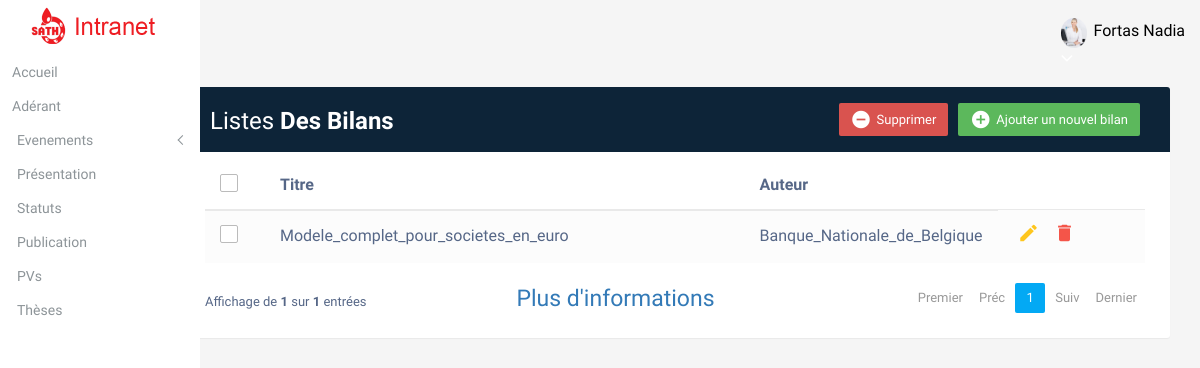
The app's page /bil.php with its own data.
### tables this page shows
CREATE TABLE IF NOT EXISTS `bilans` (
  `id` int(11) NOT NULL AUTO_INCREMENT,
  `titre` varchar(255) NOT NULL,
  `type` varchar(255) NOT NULL,
  `auteur` varchar(255) NOT NULL,
  `date_creation` date NOT NULL,
  `date_publication` date NOT NULL,
  `fichier` varchar(255) NOT NULL,
  `lien` varchar(255) NOT NULL,
  `etat` tinyint(1) NOT NULL,
  PRIMARY KEY (`id`)
);

### bil.php (the view, shortened to what this page needs)
    <link rel="stylesheet" href="css/bootstrap.min.css">
    <link rel="stylesheet" href="css/metisMenu/metisMenu.min.css">
    <link rel="stylesheet" href="css/metisMenu/metisMenu-vertical.css">
    <link rel="stylesheet" href="style.css">
</head>
<body>
    <nav id="sidebar" class="">
        <div class="sidebar-header">
            <a href="index.html"><img class="main-logo" src="img/logo/logo.png" height="50px" width="150px" alt="" /></a>
        </div>
        <div class="left-custom-menu-adp-wrap comment-scrollbar">
            <nav class="sidebar-nav left-sidebar-menu-pro">
                <ul class="metismenu" id="menu1">
                        <li>
                                <a class="" href="accueil.html">
                                    <span class="">Accueil</span>
                               </a>
                    <li>
                        <a class="" href="ind.php">
                               <span class="mini-click-non">Adérant</span>
                            </a>
                    </li>
                    <li>
                            <a class="has-arrow" href="index.html">
                                   <span class="mini-click-non">Evenements</span>
                                </a>
                        </li>
                    <li>
                        <a class="" href="presentation.html">
                               <span class="mini-click-non">présentation</span>
                            </a>
                    </li>
                    <li>
                            <a class="" href="index.html">
                                   <span class="mini-click-non">Statuts</span>
                                </a>
                        </li>
                        <li>
                                <a class="" href="index.html">
                                       <span class="mini-click-non">publication</span>
                                    </a>
                            </li>
                            <li>
                                    <a class="" href="index.html">
                                           <span class="mini-click-non">PVs</span>
                                        </a>
                                </li>
                                <li>
                                        <a class="" href="theses.php">
                                               <span class="mini-click-non">thèses</span>
                                            </a>
                                    </li>
            </nav>
        </div>
    </nav>
    <div class="all-content-wrapper">
        <div class="header-advance-area">
                <div class="container-fluid">
                                        <div class="header-right-info">
                                            <ul class="nav navbar-nav mai-top-nav header-right-menu">
                                                <li class="nav-item dropdown">
                                                    <div role="menu" class="author-message-top dropdown-menu animated zoomIn">
                                                <li class="nav-item">
                                                    <a href="#" data-toggle="dropdown" role="button" aria-expanded="false" class="nav-link dropdown-toggle">
                                                            <img src="img/secretaire.png" alt="" />
                                                            <span class="admin-name">Fortas Nadia</span> <br>
                                                            <i class="fa fa-angle-down edu-icon edu-down-arrow"></i>
                                                        </a>
                                                </li>
                                                                                        </div>
                                                                                    </div>
                                                                                </div>
                                                                            </div>
                                                                </div>
<link rel="stylesheet" href="https://maxcdn.bootstrapcdn.com/font-awesome/4.7.0/css/font-awesome.min.css">
<link rel="stylesheet" href="https://maxcdn.bootstrapcdn.com/bootstrap/3.3.7/css/bootstrap.min.css">
</head>
<body>
<?php
include"dbcon.php";
$page = (isset($_GET['page']))?$_GET['page']:'';
if ($page==''){
 $page = "1";
}else{
 $page = $_GET['page'];
}
$cur_page = $page;
$page -= 1;
$per_page = 5;
$previous_btn = true;
$next_btn = true;
$first_btn = true;
$last_btn = true;
$start = $page * $per_page;
$query_pag_data = "SELECT * from bilans LIMIT $start, $per_page";
$result_pag_data = mysqli_query($conn, $query_pag_data);
?>
<div class="container"><div class = "result"></div>
        <div class="table-wrapper">
            <div class="table-title">
                <div class="row">
                    <div class="col-sm-6">
      <h2>Listes<b> Des Bilans</b></h2>
     </div>
     <div class="col-sm-6">
      <a href="#addEmployeeModal" class="btn btn-success" data-toggle="modal"><i class="material-icons"></i> <span>Ajouter un nouvel bilan</span></a>
      <a href="#deleteEmployeeModalselected" class="btn btn-danger" data-toggle="modal"><i class="material-icons"></i> <span>Supprimer</span></a>
     </div>
                </div>
            </div>
            <table class="table table-striped table-hover">
                <thead>
     <tr>
      <th>
       <span class="custom-checkbox">
        <label for="selectAll"></label>
       </span>
      </th>
                        <th>Titre</th>
      <th>Auteur</th>
                    </tr>
                </thead>
                <tbody>
                    <?php
    while($row = mysqli_fetch_assoc($result_pag_data)) {
     $fullname=$row['titre'];
     $address=$row['auteur'];
    ?>
                    <tr>
      <td>
       <span class="custom-checkbox">
        <label for="checkbox1"></label>
       </span>
      </td>
                        <td><?php echo $fullname; ?></td>
      <td><?php echo $address; ?></td>
                        <td>
                            <a href="?editemployee=<?php echo $row['id']; ?>" class="edit" data-toggle="modal"><i class="material-icons" data-toggle="tooltip" title="Modifier"></i></a>
                            <a href="?deleteemployee=<?php echo $row['id']; ?>" class="delete" data-toggle="modal"><i class="material-icons" data-toggle="tooltip" title="Supprimer"></i></a>
                        </td>
                    </tr>
    <?php } ?>
                </tbody>
   </table>
   <div class="clearfix">
   <a style=""  href="adherent1.php" class="page-link">Plus d'informations</a>
<?php
$msg = "";
$query_pag_num = mysqli_query($conn,"SELECT COUNT(*) AS mycount FROM bilans" ) or die(mysqli_error($this->dblink));
$res = mysqli_fetch_object($query_pag_num);
$count = $res->mycount;
$no_of_paginations = ceil($count / $per_page);
if ($cur_page >= 7) {
    $start_loop = $cur_page - 3;
    if ($no_of_paginations > $cur_page + 3)
        $end_loop = $cur_page + 3;
    else if ($cur_page <= $no_of_paginations && $cur_page > $no_of_paginations - 6) {
        $start_loop = $no_of_paginations - 6;
        $end_loop = $no_of_paginations;
    } else {
        $end_loop = $no_of_paginations;
    }
} else {
    $start_loop = 1;
    if ($no_of_paginations > 7)
        $end_loop = 7;
    else
        $end_loop = $no_of_paginations;
}
$msg .= "<ul class=\"pagination\">";
if ($first_btn && $cur_page > 1) {
    $msg .= "<li p='1' class='page-item active'><a href='?page=1' class='page-link'>Premier</a></li>";
} else if ($first_btn) {
    $msg .= "<li p='1' class='page-item' disabled><a href='?page=1'>Premier</a></li>";
}
if ($previous_btn && $cur_page > 1) {
    $pre = $cur_page - 1;
    $msg .= "<li p='$pre' class='page-item active'><a href='?page=$pre' class='page-link'>Préc</a></li>";
} else if ($previous_btn) {
    $msg .= "<li class='page-item' disabled><a href='?page=1'>Préc</a></li>";
}
for ($i = $start_loop; $i <= $end_loop; $i++) {
    if ($cur_page == $i)
        $msg .= "<li p='$i' class='page-item active'><a href='?page=$i' class='page-link'>{$i}</a></li>";
    else
        $msg .= "<li p='$i' class='page-item'><a href='?page={$i}' class='page-link'>{$i}</a></li>";
}
if ($next_btn && $cur_page < $no_of_paginations) {
    $nex = $cur_page + 1;
    $msg .= "<li p='$nex' class='page-item'><a href='?page=$nex' class='page-link'>Suiv</a></li>";
} else if ($next_btn) {
    $msg .= "<li class='page-item' disabled><a href='#'>Suiv</a></li>";
}
if ($last_btn && $cur_page < $no_of_paginations) {
    $msg .= "<li p='$no_of_paginations' class='page-item'><a href='?page=$no_of_paginations' class='page-link'>Dernier</a></li>";
} else if ($last_btn) {
    $msg .= "<li p='$no_of_paginations' class='page-item' disabled><a href='?page=$no_of_paginations'>Dernier</a></li>";
}
$total_string = "<div class=\"hint-text\">Affichage de <b>" . $cur_page . "</b> sur <b>$no_of_paginations</b> entrées</div>";
$msg = $msg . "</ul>";
echo $total_string;
echo $msg;
?>
            </div>
  </div>
</div>
</body>
</html>

### css/metisMenu/metisMenu-vertical.css (style rules this page uses)
.sidebar-nav { background: #fff; }
.sidebar-nav ul { padding: 0; margin: 0; list-style: none; background: #f5f5f5; }
.sidebar-nav .metismenu { background: #fff; display: -webkit-box; display: -ms-flexbox; display: flex; -webkit-box-orient: vertical; -webkit-box-direction: normal; -ms-flex-direction: column; flex-direction: column; }
.sidebar-nav .metismenu li + li { margin-top: -10px; }
.sidebar-nav .metismenu li:last-child { margin-bottom: 5px; }
.sidebar-nav .metismenu > li { display: -webkit-box; display: -ms-flexbox; display: flex; -webkit-box-orient: vertical; -webkit-box-direction: normal; -ms-flex-direction: column; flex-direction: column; position: relative; }
.sidebar-nav .metismenu a { position: relative; display: block; padding: 12px 12px; color: #444; outline-width: 0; transition: all .3s ease-out; font-size:14px; font-weight:400; }

### bil.php (style rules this page uses)
body { color: #566787; background: #f5f5f5; font-family: 'Varela Round', sans-serif; font-size: 13px; }
.table-wrapper { background: #fff; padding: 20px 25px; margin: 2px 0; border-radius: 3px; box-shadow: 0 1px 1px rgba(0,0,0,.05); margin-left: 150px; }
.table-title { padding-bottom: 15px; background: #0d2438; color: #fff; padding: 16px 30px; margin: -20px -25px 10px; border-radius: 3px 3px 0 0; }
.table-title h2 { margin: 5px 0 0; font-size: 24px; }
.table-title .btn { color: #fff; float: right; font-size: 13px; border: none; min-width: 50px; border-radius: 2px; border: none; outline: none !important; margin-left: 10px; }
.table-title .btn i { float: left; font-size: 21px; margin-right: 5px; }
.table-title .btn span { float: left; margin-top: 2px; }
table.table tr th, table.table tr td { border-color: #e9e9e9; padding: 12px 15px; vertical-align: middle; }
table.table tr th:first-child { width: 60px; }
table.table tr th:last-child { width: 100px; }
table.table-striped tbody tr:nth-of-type(odd) { background-color: #fcfcfc; }
table.table td:last-child i { opacity: 0.9; font-size: 22px; margin: 0 5px; }
table.table td a { font-weight: bold; color: #566787; display: inline-block; text-decoration: none; outline: none !important; }
table.table td a.edit { color: #FFC107; }
table.table td a.delete { color: #F44336; }
table.table td i { font-size: 19px; }
.pagination { float: right; margin: 0 0 5px; }
.pagination li a { border: none; font-size: 13px; min-width: 30px; min-height: 30px; color: #999; margin: 0 2px; line-height: 30px; border-radius: 2px !important; text-align: center; padding: 0 6px; }
.pagination li.active a, .pagination li.active a.page-link { background: #03A9F4; }
.hint-text { float: left; margin-top: 10px; font-size: 13px; }
.page-link { margin-left: 150px; font-size: 23px; }
.custom-checkbox { position: relative; }
.custom-checkbox label:before { width: 18px; height: 18px; }
.custom-checkbox label:before { content: ''; margin-right: 10px; display: inline-block; vertical-align: text-top; background: white; border: 1px solid #bbb; border-radius: 2px; box-sizing: border-box; z-index: 2; }

### records on screen
bilans: titre "Modele_complet_pour_societes_en_euro", auteur "Banque_Nationale_de_Belgique"

### other values on screen
$cur_page "1"
$no_of_paginations "1"
